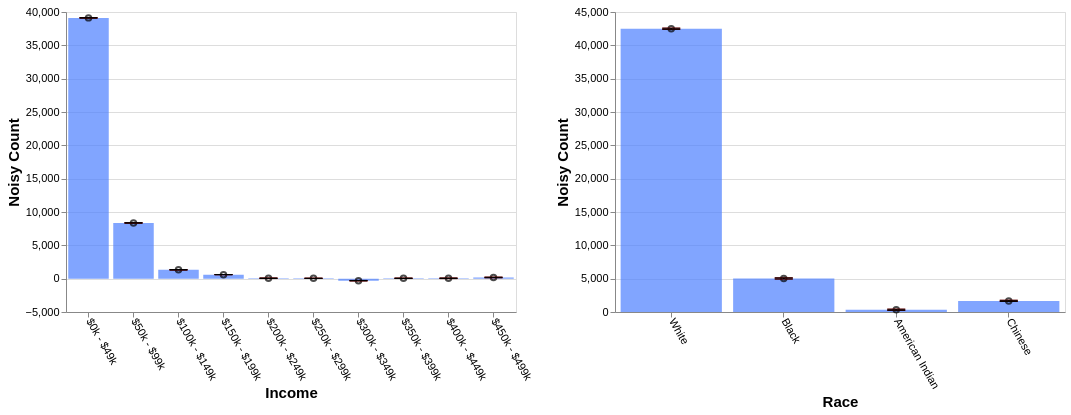

Specify this chart in Vega-Lite:
### Vega-Lite specification from a JSON file in a GitHub repository (floating-point values rounded to 4 significant figures)
{"config": {"view": {"continuousWidth": 400, "continuousHeight": 300}, "axis": {"labelFontSize": 11, "titleFontSize": 15}, "axisBottom": {"labelAngle": 60}}, "hconcat": [{"layer": [{"mark": "bar", "encoding": {"color": {"value": "transparent"}, "tooltip": [{"aggregate": "sum", "field": "noisy_count", "title": "noisy count", "type": "quantitative"}, {"aggregate": "sum", "field": "noisy_count_prev", "title": "prev count", "type": "quantitative"}, {"aggregate": "sum", "field": "error", "title": "current error", "type": "quantitative"}, {"aggregate": "sum", "field": "error_prev", "title": "prev error", "type": "quantitative"}], "x": {"field": "income", "sort": null, "title": "Income", "type": "ordinal"}}, "height": 300, "selection": {"selector677": {"type": "interval", "encodings": ["x"]}}, "transform": [{"filter": {"selection": "selector678"}}], "width": 450}, {"mark": {"type": "bar", "color": "gray", "opacity": 0}, "encoding": {"x": {"field": "income", "sort": null, "title": "Income", "type": "ordinal"}, "y": {"aggregate": "sum", "field": "noisy_count_prev", "type": "quantitative"}}, "transform": [{"filter": {"selection": "selector678"}}]}, {"mark": {"type": "bar", "color": "#4C7FFF", "opacity": 0.7}, "encoding": {"x": {"field": "income", "sort": null, "title": "Income", "type": "ordinal"}, "y": {"aggregate": "sum", "field": "noisy_count", "type": "quantitative"}}, "transform": [{"filter": {"selection": "selector678"}}]}, {"mark": {"type": "point", "color": "black", "opacity": 0.7}, "encoding": {"x": {"field": "income", "sort": null, "title": "Income", "type": "ordinal"}, "y": {"aggregate": "sum", "field": "noisy_count", "title": "Noisy Count", "type": "quantitative"}}, "transform": [{"filter": {"selection": "selector678"}}]}, {"mark": {"type": "rule", "color": "#B6B6B6", "size": 2, "strokeDash": [3, 3]}, "encoding": {"x": {"field": "income", "sort": null, "title": "Income", "type": "ordinal"}, "y": {"aggregate": "sum", "field": "plus_error_prev_income", "title": "", "type": "quantitative"}, "y2": {"aggregate": "sum", "field": "minus_error_prev_income", "title": ""}}, "transform": [{"filter": {"selection": "selector678"}}]}, {"mark": {"type": "tick", "color": "#B90000", "size": 0, "strokeDash": [1, 1]}, "encoding": {"x": {"field": "income", "sort": null, "title": "Income", "type": "ordinal"}, "y": {"aggregate": "sum", "field": "plus_error_prev_income", "type": "quantitative"}}, "transform": [{"filter": {"selection": "selector678"}}]}, {"mark": {"type": "tick", "color": "#B90000", "size": 0, "strokeDash": [3, 1]}, "encoding": {"x": {"field": "income", "sort": null, "title": "Income", "type": "ordinal"}, "y": {"aggregate": "sum", "field": "minus_error_prev_income", "type": "quantitative"}}, "transform": [{"filter": {"selection": "selector678"}}]}, {"mark": {"type": "rule", "color": "black", "size": 2}, "encoding": {"x": {"field": "income", "sort": null, "title": "Income", "type": "ordinal"}, "y": {"aggregate": "sum", "field": "plus_error", "title": "", "type": "quantitative"}, "y2": {"aggregate": "sum", "field": "minus_error", "title": ""}}, "transform": [{"filter": {"selection": "selector678"}}]}, {"mark": {"type": "tick", "color": "black", "width": 0}, "encoding": {"x": {"field": "income", "sort": null, "title": "Income", "type": "ordinal"}, "y": {"aggregate": "sum", "field": "plus_error", "type": "quantitative"}}, "transform": [{"filter": {"selection": "selector678"}}]}, {"mark": {"type": "tick", "color": "black", "width": 0}, "encoding": {"x": {"field": "income", "sort": null, "title": "Income", "type": "ordinal"}, "y": {"aggregate": "sum", "field": "minus_error", "type": "quantitative"}}, "transform": [{"filter": {"selection": "selector678"}}]}]}, {"layer": [{"mark": "bar", "encoding": {"color": {"value": "transparent"}, "tooltip": [{"aggregate": "sum", "field": "noisy_count", "title": "noisy count", "type": "quantitative"}, {"aggregate": "sum", "field": "noisy_count_prev", "title": "prev count", "type": "quantitative"}, {"aggregate": "sum", "field": "error", "title": "current error", "type": "quantitative"}, {"aggregate": "sum", "field": "error_prev", "title": "prev error", "type": "quantitative"}], "x": {"field": "race", "sort": null, "title": "Race", "type": "ordinal"}}, "height": 300, "selection": {"selector678": {"type": "interval", "encodings": ["x"]}}, "transform": [{"filter": {"selection": "selector677"}}], "width": 450}, {"mark": {"type": "bar", "color": "gray", "opacity": 0}, "encoding": {"x": {"field": "race", "sort": null, "title": "Race", "type": "ordinal"}, "y": {"aggregate": "sum", "field": "noisy_count_prev", "type": "quantitative"}}, "transform": [{"filter": {"selection": "selector677"}}]}, {"mark": {"type": "bar", "color": "#4C7FFF", "opacity": 0.7}, "encoding": {"x": {"field": "race", "sort": null, "title": "Race", "type": "ordinal"}, "y": {"aggregate": "sum", "field": "noisy_count", "type": "quantitative"}}, "transform": [{"filter": {"selection": "selector677"}}]}, {"mark": {"type": "point", "color": "black", "opacity": 0.7}, "encoding": {"x": {"field": "race", "sort": null, "title": "Race", "type": "ordinal"}, "y": {"aggregate": "sum", "field": "noisy_count", "title": "Noisy Count", "type": "quantitative"}}, "transform": [{"filter": {"selection": "selector677"}}]}, {"mark": {"type": "rule", "color": "#B6B6B6", "size": 2, "strokeDash": [3, 3]}, "encoding": {"x": {"field": "race", "sort": null, "title": "Race", "type": "ordinal"}, "y": {"aggregate": "sum", "field": "plus_error_prev_race", "title": "", "type": "quantitative"}, "y2": {"aggregate": "sum", "field": "minus_error_prev_race", "title": ""}}, "transform": [{"filter": {"selection": "selector677"}}]}, {"mark": {"type": "tick", "color": "#B90000", "size": 0, "strokeDash": [1, 1]}, "encoding": {"x": {"field": "race", "sort": null, "title": "Race", "type": "ordinal"}, "y": {"aggregate": "sum", "field": "plus_error_prev_race", "type": "quantitative"}}, "transform": [{"filter": {"selection": "selector677"}}]}, {"mark": {"type": "tick", "color": "#B90000", "size": 0, "strokeDash": [3, 1]}, "encoding": {"x": {"field": "race", "sort": null, "title": "Race", "type": "ordinal"}, "y": {"aggregate": "sum", "field": "minus_error_prev_race", "type": "quantitative"}}, "transform": [{"filter": {"selection": "selector677"}}]}, {"mark": {"type": "rule", "color": "black", "size": 2}, "encoding": {"x": {"field": "race", "sort": null, "title": "Race", "type": "ordinal"}, "y": {"aggregate": "sum", "field": "plus_error", "title": "", "type": "quantitative"}, "y2": {"aggregate": "sum", "field": "minus_error", "title": ""}}, "transform": [{"filter": {"selection": "selector677"}}]}, {"mark": {"type": "tick", "color": "black", "width": 0}, "encoding": {"x": {"field": "race", "sort": null, "title": "Race", "type": "ordinal"}, "y": {"aggregate": "sum", "field": "plus_error", "type": "quantitative"}}, "transform": [{"filter": {"selection": "selector677"}}]}, {"mark": {"type": "tick", "color": "black", "width": 0}, "encoding": {"x": {"field": "race", "sort": null, "title": "Race", "type": "ordinal"}, "y": {"aggregate": "sum", "field": "minus_error", "type": "quantitative"}}, "transform": [{"filter": {"selection": "selector677"}}]}]}], "data": {"name": "data-a94b91db68c1fd3e416de6ca3204ee7b"}, "$schema": "https://vega.github.io/schema/vega-lite/v4.17.0.json", "datasets": {"data-a94b91db68c1fd3e416de6ca3204ee7b": [{"income": "$0k - $49k", "race": "White", "noisy_count": 33200.0, "true_count": 33160.0, "plus_error": 33210.0, "minus_error": 33190.0, "error": 9.9, "noisy_count_prev": 33200.0, "true_count_prev": 33160.0, "plus_error_prev": 33210.0, "minus_error_prev": 33190.0, "error_prev": 11.2, "plus_error_prev_income": 33210.0, "minus_error_prev_income": 33190.0, "plus_error_prev_race": 33210.0, "minus_error_prev_race": 33190.0}, {"income": "$0k - $49k", "race": "Black", "noisy_count": 4250.0, "true_count": 4314.0, "plus_error": 4260.0, "minus_error": 4240.0, "error": 9.9, "noisy_count_prev": 4250.0, "true_count_prev": 4314.0, "plus_error_prev": 4261.0, "minus_error_prev": 4238.0, "error_prev": 11.2, "plus_error_prev_income": 4262.0, "minus_error_prev_income": 4240.0, "plus_error_prev_race": 4261.0, "minus_error_prev_race": 4239.0}, {"income": "$0k - $49k", "race": "American Indian", "noisy_count": 561.8, "true_count": 489.0, "plus_error": 571.8, "minus_error": 551.9, "error": 9.9, "noisy_count_prev": 559.8, "true_count_prev": 489.0, "plus_error_prev": 571.0, "minus_error_prev": 548.7, "error_prev": 11.2, "plus_error_prev_income": 572.1, "minus_error_prev_income": 549.8, "plus_error_prev_race": 570.3, "minus_error_prev_race": 548.0}, {"income": "$0k - $49k", "race": "Chinese", "noisy_count": 1105.0, "true_count": 992.0, "plus_error": 1115.0, "minus_error": 1095.0, "error": 9.9, "noisy_count_prev": 1104.0, "true_count_prev": 992.0, "plus_error_prev": 1116.0, "minus_error_prev": 1093.0, "error_prev": 11.2, "plus_error_prev_income": 1117.0, "minus_error_prev_income": 1094.0, "plus_error_prev_race": 1116.0, "minus_error_prev_race": 1093.0}, {"income": "$50k - $99k", "race": "White", "noisy_count": 7486.0, "true_count": 7572.0, "plus_error": 7496.0, "minus_error": 7476.0, "error": 9.9, "noisy_count_prev": 7487.0, "true_count_prev": 7572.0, "plus_error_prev": 7498.0, "minus_error_prev": 7476.0, "error_prev": 11.2, "plus_error_prev_income": 7497.0, "minus_error_prev_income": 7475.0, "plus_error_prev_race": 7499.0, "minus_error_prev_race": 7476.0}, {"income": "$50k - $99k", "race": "Black", "noisy_count": 544.9, "true_count": 547.0, "plus_error": 554.8, "minus_error": 535.0, "error": 9.9, "noisy_count_prev": 545.7, "true_count_prev": 547.0, "plus_error_prev": 556.9, "minus_error_prev": 534.5, "error_prev": 11.2, "plus_error_prev_income": 556.1, "minus_error_prev_income": 533.7, "plus_error_prev_race": 557.2, "minus_error_prev_race": 534.8}, {"income": "$50k - $99k", "race": "American Indian", "noisy_count": 4.1, "true_count": 64.0, "plus_error": 14.1, "minus_error": -5.8, "error": 9.9, "noisy_count_prev": 8.7, "true_count_prev": 64.0, "plus_error_prev": 19.9, "minus_error_prev": -2.5, "error_prev": 11.2, "plus_error_prev_income": 19.1, "minus_error_prev_income": -3.3, "plus_error_prev_race": 19.23, "minus_error_prev_race": -3.17}, {"income": "$50k - $99k", "race": "Chinese", "noisy_count": 326.6, "true_count": 344.0, "plus_error": 336.5, "minus_error": 316.6, "error": 9.9, "noisy_count_prev": 323.9, "true_count_prev": 344.0, "plus_error_prev": 335.1, "minus_error_prev": 312.8, "error_prev": 11.2, "plus_error_prev_income": 334.3, "minus_error_prev_income": 312.0, "plus_error_prev_race": 335.4, "minus_error_prev_race": 313.1}, {"income": "$100k - $149k", "race": "White", "noisy_count": 1083.0, "true_count": 1036.0, "plus_error": 1093.0, "minus_error": 1073.0, "error": 9.9, "noisy_count_prev": 1079.0, "true_count_prev": 1036.0, "plus_error_prev": 1091.0, "minus_error_prev": 1068.0, "error_prev": 11.2, "plus_error_prev_income": 1091.0, "minus_error_prev_income": 1069.0, "plus_error_prev_race": 1091.0, "minus_error_prev_race": 1069.0}, {"income": "$100k - $149k", "race": "Black", "noisy_count": 2.5, "true_count": 45.0, "plus_error": 12.5, "minus_error": -7.4, "error": 9.9, "noisy_count_prev": 4.6, "true_count_prev": 45.0, "plus_error_prev": 15.8, "minus_error_prev": -6.6, "error_prev": 11.2, "plus_error_prev_income": 16.6, "minus_error_prev_income": -5.8, "plus_error_prev_race": 16.05, "minus_error_prev_race": -6.35}, {"income": "$100k - $149k", "race": "American Indian", "noisy_count": 85.1, "true_count": 4.0, "plus_error": 95.0, "minus_error": 75.1, "error": 9.9, "noisy_count_prev": 84.8, "true_count_prev": 4.0, "plus_error_prev": 96.0, "minus_error_prev": 73.6, "error_prev": 11.2, "plus_error_prev_income": 96.8, "minus_error_prev_income": 74.4, "plus_error_prev_race": 95.33, "minus_error_prev_race": 72.93}, {"income": "$100k - $149k", "race": "Chinese", "noisy_count": 158.5, "true_count": 64.0, "plus_error": 168.4, "minus_error": 148.5, "error": 9.9, "noisy_count_prev": 156.9, "true_count_prev": 64.0, "plus_error_prev": 168.1, "minus_error_prev": 145.7, "error_prev": 11.2, "plus_error_prev_income": 168.9, "minus_error_prev_income": 146.5, "plus_error_prev_race": 168.4, "minus_error_prev_race": 146.0}, {"income": "$150k - $199k", "race": "White", "noisy_count": 573.4, "true_count": 559.0, "plus_error": 577.0, "minus_error": 569.8, "error": 3.6, "noisy_count_prev": 573.9, "true_count_prev": 559.0, "plus_error_prev": 577.9, "minus_error_prev": 569.8, "error_prev": 4.1, "plus_error_prev_income": 577.8, "minus_error_prev_income": 569.7, "plus_error_prev_race": 578.5, "minus_error_prev_race": 570.4}, {"income": "$150k - $199k", "race": "Black", "noisy_count": -1.5, "true_count": 15.0, "plus_error": 2.1, "minus_error": -5.1, "error": 3.6, "noisy_count_prev": -1.3, "true_count_prev": 15.0, "plus_error_prev": 2.8, "minus_error_prev": -5.4, "error_prev": 4.1, "plus_error_prev_income": 2.725, "minus_error_prev_income": -5.475, "plus_error_prev_race": 3.05, "minus_error_prev_race": -5.15}, {"income": "$150k - $199k", "race": "American Indian", "noisy_count": -8.7, "true_count": 1.0, "plus_error": -5.1, "minus_error": -12.3, "error": 3.6, "noisy_count_prev": -8.9, "true_count_prev": 1.0, "plus_error_prev": -4.8, "minus_error_prev": -13.0, "error_prev": 4.1, "plus_error_prev_income": -4.875, "minus_error_prev_income": -13.07, "plus_error_prev_race": -5.47, "minus_error_prev_race": -13.67}, {"income": "$150k - $199k", "race": "Chinese", "noisy_count": 41.3, "true_count": 34.0, "plus_error": 44.9, "minus_error": 37.7, "error": 3.6, "noisy_count_prev": 41.1, "true_count_prev": 34.0, "plus_error_prev": 45.2, "minus_error_prev": 37.1, "error_prev": 4.1, "plus_error_prev_income": 45.13, "minus_error_prev_income": 37.03, "plus_error_prev_race": 45.46, "minus_error_prev_race": 37.36}, {"income": "$200k - $249k", "race": "White", "noisy_count": 197.4, "true_count": 122.0, "plus_error": 207.3, "minus_error": 187.4, "error": 9.9, "noisy_count_prev": 194.1, "true_count_prev": 122.0, "plus_error_prev": 205.3, "minus_error_prev": 182.9, "error_prev": 11.2, "plus_error_prev_income": 205.8, "minus_error_prev_income": 183.4, "plus_error_prev_race": 205.9, "minus_error_prev_race": 183.5}, {"income": "$200k - $249k", "race": "Black", "noisy_count": -30.0, "true_count": 7.0, "plus_error": -20.0, "minus_error": -39.9, "error": 9.9, "noisy_count_prev": -32.2, "true_count_prev": 7.0, "plus_error_prev": -21.0, "minus_error_prev": -43.4, "error_prev": 11.2, "plus_error_prev_income": -20.47, "minus_error_prev_income": -42.87, "plus_error_prev_race": -20.75, "minus_error_prev_race": -43.15}, {"income": "$200k - $249k", "race": "American Indian", "noisy_count": -41.0, "true_count": 3.0, "plus_error": -31.1, "minus_error": -50.9, "error": 9.9, "noisy_count_prev": -39.7, "true_count_prev": 3.0, "plus_error_prev": -28.6, "minus_error_prev": -50.9, "error_prev": 11.2, "plus_error_prev_income": -28.07, "minus_error_prev_income": -50.37, "plus_error_prev_race": -29.27, "minus_error_prev_race": -51.57}, {"income": "$200k - $249k", "race": "Chinese", "noisy_count": -65.8, "true_count": 5.0, "plus_error": -55.9, "minus_error": -75.7, "error": 9.9, "noisy_count_prev": -63.7, "true_count_prev": 5.0, "plus_error_prev": -52.6, "minus_error_prev": -74.9, "error_prev": 11.2, "plus_error_prev_income": -52.07, "minus_error_prev_income": -74.38, "plus_error_prev_race": -52.34, "minus_error_prev_race": -74.64}, {"income": "$250k - $299k", "race": "White", "noisy_count": 71.5, "true_count": 43.0, "plus_error": 75.1, "minus_error": 67.9, "error": 3.6, "noisy_count_prev": 70.3, "true_count_prev": 43.0, "plus_error_prev": 74.3, "minus_error_prev": 66.2, "error_prev": 4.1, "plus_error_prev_income": 74.17, "minus_error_prev_income": 66.08, "plus_error_prev_race": 74.92, "minus_error_prev_race": 66.82}, {"income": "$250k - $299k", "race": "Black", "noisy_count": 28.6, "true_count": 0.0, "plus_error": 32.2, "minus_error": 25.0, "error": 3.6, "noisy_count_prev": 28.2, "true_count_prev": 0.0, "plus_error_prev": 32.3, "minus_error_prev": 24.2, "error_prev": 4.1, "plus_error_prev_income": 32.17, "minus_error_prev_income": 24.08, "plus_error_prev_race": 32.55, "minus_error_prev_race": 24.45}, {"income": "$250k - $299k", "race": "American Indian", "noisy_count": -36.8, "true_count": 0.0, "plus_error": -33.2, "minus_error": -40.3, "error": 3.6, "noisy_count_prev": -35.2, "true_count_prev": 0.0, "plus_error_prev": -31.2, "minus_error_prev": -39.3, "error_prev": 4.1, "plus_error_prev_income": -31.32, "minus_error_prev_income": -39.42, "plus_error_prev_race": -31.87, "minus_error_prev_race": -39.97}, {"income": "$250k - $299k", "race": "Chinese", "noisy_count": -8.5, "true_count": 3.0, "plus_error": -4.9, "minus_error": -12.1, "error": 3.6, "noisy_count_prev": -8.0, "true_count_prev": 3.0, "plus_error_prev": -3.9, "minus_error_prev": -12.0, "error_prev": 4.1, "plus_error_prev_income": -4.025, "minus_error_prev_income": -12.12, "plus_error_prev_race": -3.64, "minus_error_prev_race": -11.74}, {"income": "$300k - $349k", "race": "White", "noisy_count": -23.3, "true_count": 11.0, "plus_error": -14.9, "minus_error": -31.8, "error": 8.4, "noisy_count_prev": -22.5, "true_count_prev": 11.0, "plus_error_prev": -13.2, "minus_error_prev": -31.8, "error_prev": 9.3, "plus_error_prev_income": -14.85, "minus_error_prev_income": -33.45, "plus_error_prev_race": -12.58, "minus_error_prev_race": -31.18}, {"income": "$300k - $349k", "race": "Black", "noisy_count": -61.6, "true_count": 1.0, "plus_error": -53.2, "minus_error": -70.1, "error": 8.4, "noisy_count_prev": -60.9, "true_count_prev": 1.0, "plus_error_prev": -51.5, "minus_error_prev": -70.2, "error_prev": 9.3, "plus_error_prev_income": -53.15, "minus_error_prev_income": -71.85, "plus_error_prev_race": -51.25, "minus_error_prev_race": -69.95}, {"income": "$300k - $349k", "race": "American Indian", "noisy_count": -138.9, "true_count": 0.0, "plus_error": -130.5, "minus_error": -147.4, "error": 8.4, "noisy_count_prev": -134.4, "true_count_prev": 0.0, "plus_error_prev": -125.1, "minus_error_prev": -143.8, "error_prev": 9.3, "plus_error_prev_income": -126.8, "minus_error_prev_income": -145.5, "plus_error_prev_race": -125.8, "minus_error_prev_race": -144.5}, {"income": "$300k - $349k", "race": "Chinese", "noisy_count": -79.9, "true_count": 0.0, "plus_error": -71.5, "minus_error": -88.4, "error": 8.4, "noisy_count_prev": -79.3, "true_count_prev": 0.0, "plus_error_prev": -70.0, "minus_error_prev": -88.6, "error_prev": 9.3, "plus_error_prev_income": -71.65, "minus_error_prev_income": -90.25, "plus_error_prev_race": -69.74, "minus_error_prev_race": -88.34}, {"income": "$350k - $399k", "race": "White", "noisy_count": 48.2, "true_count": 2.0, "plus_error": 56.4, "minus_error": 40.1, "error": 8.2, "noisy_count_prev": 47.9, "true_count_prev": 2.0, "plus_error_prev": 56.9, "minus_error_prev": 38.9, "error_prev": 9.0, "plus_error_prev_income": 57.5, "minus_error_prev_income": 39.5, "plus_error_prev_race": 57.52, "minus_error_prev_race": 39.52}, {"income": "$350k - $399k", "race": "Black", "noisy_count": -2.2, "true_count": 0.0, "plus_error": 5.9, "minus_error": -10.4, "error": 8.2, "noisy_count_prev": -2.2, "true_count_prev": 0.0, "plus_error_prev": 6.8, "minus_error_prev": -11.2, "error_prev": 9.0, "plus_error_prev_income": 7.4, "minus_error_prev_income": -10.6, "plus_error_prev_race": 7.05, "minus_error_prev_race": -10.95}, {"income": "$350k - $399k", "race": "American Indian", "noisy_count": 7.0, "true_count": 0.0, "plus_error": 15.2, "minus_error": -1.1, "error": 8.2, "noisy_count_prev": 4.2, "true_count_prev": 0.0, "plus_error_prev": 13.1, "minus_error_prev": -4.8, "error_prev": 9.0, "plus_error_prev_income": 13.7, "minus_error_prev_income": -4.2, "plus_error_prev_race": 12.43, "minus_error_prev_race": -5.47}, {"income": "$350k - $399k", "race": "Chinese", "noisy_count": 3.2, "true_count": 0.0, "plus_error": 11.4, "minus_error": -4.9, "error": 8.2, "noisy_count_prev": 3.9, "true_count_prev": 0.0, "plus_error_prev": 12.9, "minus_error_prev": -5.1, "error_prev": 9.0, "plus_error_prev_income": 13.5, "minus_error_prev_income": -4.5, "plus_error_prev_race": 13.16, "minus_error_prev_race": -4.84}, {"income": "$400k - $449k", "race": "White", "noisy_count": -49.0, "true_count": 2.0, "plus_error": -39.1, "minus_error": -59.0, "error": 9.9, "noisy_count_prev": -47.7, "true_count_prev": 2.0, "plus_error_prev": -36.5, "minus_error_prev": -58.8, "error_prev": 11.2, "plus_error_prev_income": -36.62, "minus_error_prev_income": -58.92, "plus_error_prev_race": -35.88, "minus_error_prev_race": -58.18}, {"income": "$400k - $449k", "race": "Black", "noisy_count": 183.7, "true_count": 0.0, "plus_error": 193.7, "minus_error": 173.8, "error": 9.9, "noisy_count_prev": 180.7, "true_count_prev": 0.0, "plus_error_prev": 191.8, "minus_error_prev": 169.5, "error_prev": 11.2, "plus_error_prev_income": 191.7, "minus_error_prev_income": 169.4, "plus_error_prev_race": 192.1, "minus_error_prev_race": 169.8}, {"income": "$400k - $449k", "race": "American Indian", "noisy_count": -105.5, "true_count": 0.0, "plus_error": -95.6, "minus_error": -115.4, "error": 9.9, "noisy_count_prev": -103.3, "true_count_prev": 0.0, "plus_error_prev": -92.1, "minus_error_prev": -114.5, "error_prev": 11.2, "plus_error_prev_income": -92.22, "minus_error_prev_income": -114.6, "plus_error_prev_race": -92.77, "minus_error_prev_race": -115.2}, {"income": "$400k - $449k", "race": "Chinese", "noisy_count": 27.4, "true_count": 0.0, "plus_error": 37.3, "minus_error": 17.4, "error": 9.9, "noisy_count_prev": 27.4, "true_count_prev": 0.0, "plus_error_prev": 38.5, "minus_error_prev": 16.2, "error_prev": 11.2, "plus_error_prev_income": 38.38, "minus_error_prev_income": 16.07, "plus_error_prev_race": 38.76, "minus_error_prev_race": 16.46}, {"income": "$450k - $499k", "race": "White", "noisy_count": -101.2, "true_count": 1.0, "plus_error": -91.3, "minus_error": -111.1, "error": 9.9, "noisy_count_prev": -101.0, "true_count_prev": 1.0, "plus_error_prev": -89.8, "minus_error_prev": -112.2, "error_prev": 11.2, "plus_error_prev_income": -88.95, "minus_error_prev_income": -111.3, "plus_error_prev_race": -89.18, "minus_error_prev_race": -111.6}, {"income": "$450k - $499k", "race": "Black", "noisy_count": 121.7, "true_count": 0.0, "plus_error": 131.6, "minus_error": 111.7, "error": 9.9, "noisy_count_prev": 121.4, "true_count_prev": 0.0, "plus_error_prev": 132.5, "minus_error_prev": 110.2, "error_prev": 11.2, "plus_error_prev_income": 133.3, "minus_error_prev_income": 111.1, "plus_error_prev_race": 132.8, "minus_error_prev_race": 110.5}, {"income": "$450k - $499k", "race": "American Indian", "noisy_count": 5.4, "true_count": 0.0, "plus_error": 15.3, "minus_error": -4.5, "error": 9.9, "noisy_count_prev": 3.2, "true_count_prev": 0.0, "plus_error_prev": 14.4, "minus_error_prev": -8.0, "error_prev": 11.2, "plus_error_prev_income": 15.25, "minus_error_prev_income": -7.15, "plus_error_prev_race": 13.73, "minus_error_prev_race": -8.67}, {"income": "$450k - $499k", "race": "Chinese", "noisy_count": 158.9, "true_count": 0.0, "plus_error": 168.8, "minus_error": 148.9, "error": 9.9, "noisy_count_prev": 157.8, "true_count_prev": 0.0, "plus_error_prev": 169.0, "minus_error_prev": 146.6, "error_prev": 11.2, "plus_error_prev_income": 169.8, "minus_error_prev_income": 147.4, "plus_error_prev_race": 169.3, "minus_error_prev_race": 146.9}]}}
